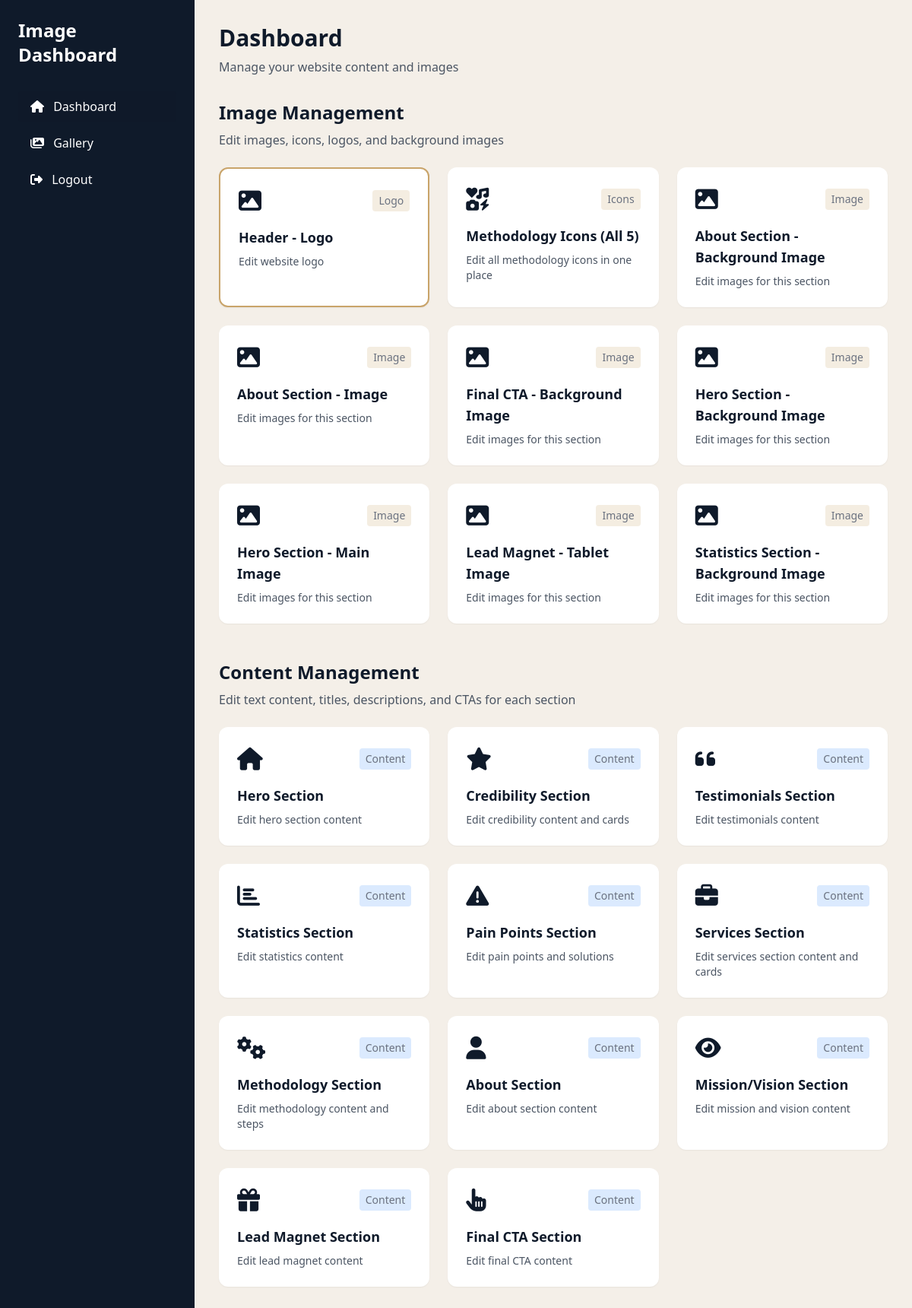
The page /dashboard/ (signed in) on the database its author committed.
### myApp/models.py (models this page shows, shortened)
class SectionImage(models.Model):
    section_name = models.CharField(max_length=100, unique=True, help_text="Internal name for the section (e.g., 'hero_background', 'about_image')")
    display_name = models.CharField(max_length=200, help_text="Display name shown in dashboard")
    image_url = models.URLField(blank=True, null=True, help_text="Image URL")
    image_alt = models.CharField(max_length=200, blank=True, help_text="Alt text for the image")
    icon_url = models.URLField(blank=True, null=True, help_text="Icon URL (if applicable)")
    background_image_url = models.URLField(blank=True, null=True, help_text="Background image URL (if applicable)")
    updated_at = models.DateTimeField(auto_now=True)
    class Meta:
        ordering = ['display_name']
        verbose_name = "Section Image"
        verbose_name_plural = "Section Images"

### myApp/dashboard_views.py (the view)
# urls.py: path('', dashboard_views.dashboard_index, name='index'),
@login_required
def dashboard_index(request):
    sections = SectionImage.objects.exclude(section_name__startswith='methodology_icon_').exclude(section_name='header_logo')
    logo = SectionImage.objects.filter(section_name='header_logo').first()
    return render(request, 'myApp/dashboard/index.html', {
        'sections': sections,
        'logo': logo
    })

### myApp/templates/myApp/dashboard/index.html (shortened to what this page needs)
{% extends "myApp/dashboard/base.html" %}
{% block content %}
<div class="mb-8">
    <h2 class="text-3xl font-bold text-navy mb-2">Dashboard</h2>
    <p class="text-gray-600">Manage your website content and images</p>
</div>
<div class="mb-12">
    <div class="mb-6">
        <h3 class="text-2xl font-bold text-navy mb-2">Image Management</h3>
        <p class="text-gray-600">Edit images, icons, logos, and background images</p>
    </div>
    <div class="grid md:grid-cols-2 lg:grid-cols-3 gap-6">
        {% if logo %}
        <a href="{% url 'dashboard:section_edit' logo.id %}" class="bg-white rounded-xl p-6 shadow-sm hover:shadow-md transition border-2 border-gold">
            <div class="flex items-center justify-between mb-4">
                <i class="fas fa-image text-3xl text-navy"></i>
                <span class="text-sm text-gray-500 bg-gold/20 px-2 py-1 rounded">Logo</span>
            </div>
            <h3 class="text-lg font-semibold text-navy mb-2">{{ logo.display_name }}</h3>
            <p class="text-gray-600 text-sm">Edit website logo</p>
        </a>
        {% endif %}
        <a href="{% url 'dashboard:methodology_icons_edit' %}" class="bg-white rounded-xl p-6 shadow-sm hover:shadow-md transition">
            <div class="flex items-center justify-between mb-4">
                <i class="fas fa-icons text-3xl text-navy"></i>
                <span class="text-sm text-gray-500 bg-gold/20 px-2 py-1 rounded">Icons</span>
            </div>
            <h3 class="text-lg font-semibold text-navy mb-2">Methodology Icons (All 5)</h3>
            <p class="text-gray-600 text-sm">Edit all methodology icons in one place</p>
        </a>
        {% for section in sections %}
        <a href="{% url 'dashboard:section_edit' section.id %}" class="bg-white rounded-xl p-6 shadow-sm hover:shadow-md transition">
            <div class="flex items-center justify-between mb-4">
                <i class="fas fa-image text-3xl text-navy"></i>
                <span class="text-sm text-gray-500 bg-gold/20 px-2 py-1 rounded">Image</span>
            </div>
            <h3 class="text-lg font-semibold text-navy mb-2">{{ section.display_name }}</h3>
            <p class="text-gray-600 text-sm">Edit images for this section</p>
        </a>
        {% endfor %}
    </div>
</div>
<div class="mb-12">
    <div class="mb-6">
        <h3 class="text-2xl font-bold text-navy mb-2">Content Management</h3>
        <p class="text-gray-600">Edit text content, titles, descriptions, and CTAs for each section</p>
    </div>
    <div class="grid md:grid-cols-2 lg:grid-cols-3 gap-6">
        <a href="{% url 'dashboard:hero_edit' %}" class="bg-white rounded-xl p-6 shadow-sm hover:shadow-md transition">
            <div class="flex items-center justify-between mb-4">
                <i class="fas fa-home text-3xl text-navy"></i>
                <span class="text-sm text-gray-500 bg-blue-100 px-2 py-1 rounded">Content</span>
            </div>
            <h3 class="text-lg font-semibold text-navy mb-2">Hero Section</h3>
            <p class="text-gray-600 text-sm">Edit hero section content</p>
        </a>
        <a href="{% url 'dashboard:credibility_edit' %}" class="bg-white rounded-xl p-6 shadow-sm hover:shadow-md transition">
            <div class="flex items-center justify-between mb-4">
                <i class="fas fa-star text-3xl text-navy"></i>
                <span class="text-sm text-gray-500 bg-blue-100 px-2 py-1 rounded">Content</span>
            </div>
            <h3 class="text-lg font-semibold text-navy mb-2">Credibility Section</h3>
            <p class="text-gray-600 text-sm">Edit credibility content and cards</p>
        </a>
        <a href="{% url 'dashboard:testimonials_edit' %}" class="bg-white rounded-xl p-6 shadow-sm hover:shadow-md transition">
            <div class="flex items-center justify-between mb-4">
                <i class="fas fa-quote-left text-3xl text-navy"></i>
                <span class="text-sm text-gray-500 bg-blue-100 px-2 py-1 rounded">Content</span>
            </div>
            <h3 class="text-lg font-semibold text-navy mb-2">Testimonials Section</h3>
            <p class="text-gray-600 text-sm">Edit testimonials content</p>
        </a>
        <a href="{% url 'dashboard:statistics_edit' %}" class="bg-white rounded-xl p-6 shadow-sm hover:shadow-md transition">
            <div class="flex items-center justify-between mb-4">
                <i class="fas fa-chart-bar text-3xl text-navy"></i>
                <span class="text-sm text-gray-500 bg-blue-100 px-2 py-1 rounded">Content</span>
            </div>
            <h3 class="text-lg font-semibold text-navy mb-2">Statistics Section</h3>
            <p class="text-gray-600 text-sm">Edit statistics content</p>
        </a>
        <a href="{% url 'dashboard:pain_points_edit' %}" class="bg-white rounded-xl p-6 shadow-sm hover:shadow-md transition">
            <div class="flex items-center justify-between mb-4">
                <i class="fas fa-exclamation-triangle text-3xl text-navy"></i>
                <span class="text-sm text-gray-500 bg-blue-100 px-2 py-1 rounded">Content</span>
            </div>
            <h3 class="text-lg font-semibold text-navy mb-2">Pain Points Section</h3>
            <p class="text-gray-600 text-sm">Edit pain points and solutions</p>
        </a>
        <a href="{% url 'dashboard:services_edit' %}" class="bg-white rounded-xl p-6 shadow-sm hover:shadow-md transition">
            <div class="flex items-center justify-between mb-4">
                <i class="fas fa-briefcase text-3xl text-navy"></i>
                <span class="text-sm text-gray-500 bg-blue-100 px-2 py-1 rounded">Content</span>
            </div>
            <h3 class="text-lg font-semibold text-navy mb-2">Services Section</h3>
            <p class="text-gray-600 text-sm">Edit services section content and cards</p>
        </a>
        <a href="{% url 'dashboard:methodology_edit' %}" class="bg-white rounded-xl p-6 shadow-sm hover:shadow-md transition">
            <div class="flex items-center justify-between mb-4">
                <i class="fas fa-cogs text-3xl text-navy"></i>
                <span class="text-sm text-gray-500 bg-blue-100 px-2 py-1 rounded">Content</span>
            </div>
            <h3 class="text-lg font-semibold text-navy mb-2">Methodology Section</h3>
            <p class="text-gray-600 text-sm">Edit methodology content and steps</p>
        </a>
        <a href="{% url 'dashboard:about_edit' %}" class="bg-white rounded-xl p-6 shadow-sm hover:shadow-md transition">
            <div class="flex items-center justify-between mb-4">
                <i class="fas fa-user text-3xl text-navy"></i>
                <span class="text-sm text-gray-500 bg-blue-100 px-2 py-1 rounded">Content</span>
            </div>
            <h3 class="text-lg font-semibold text-navy mb-2">About Section</h3>
            <p class="text-gray-600 text-sm">Edit about section content</p>
        </a>
        <a href="{% url 'dashboard:mission_vision_edit' %}" class="bg-white rounded-xl p-6 shadow-sm hover:shadow-md transition">
            <div class="flex items-center justify-between mb-4">
                <i class="fas fa-eye text-3xl text-navy"></i>
                <span class="text-sm text-gray-500 bg-blue-100 px-2 py-1 rounded">Content</span>
            </div>
            <h3 class="text-lg font-semibold text-navy mb-2">Mission/Vision Section</h3>
            <p class="text-gray-600 text-sm">Edit mission and vision content</p>
        </a>
        <a href="{% url 'dashboard:lead_magnet_edit' %}" class="bg-white rounded-xl p-6 shadow-sm hover:shadow-md transition">
            <div class="flex items-center justify-between mb-4">
                <i class="fas fa-gift text-3xl text-navy"></i>
                <span class="text-sm text-gray-500 bg-blue-100 px-2 py-1 rounded">Content</span>
            </div>
            <h3 class="text-lg font-semibold text-navy mb-2">Lead Magnet Section</h3>
            <p class="text-gray-600 text-sm">Edit lead magnet content</p>
        </a>
        <a href="{% url 'dashboard:final_cta_edit' %}" class="bg-white rounded-xl p-6 shadow-sm hover:shadow-md transition">
            <div class="flex items-center justify-between mb-4">
                <i class="fas fa-hand-pointer text-3xl text-navy"></i>
                <span class="text-sm text-gray-500 bg-blue-100 px-2 py-1 rounded">Content</span>
            </div>
            <h3 class="text-lg font-semibold text-navy mb-2">Final CTA Section</h3>
            <p class="text-gray-600 text-sm">Edit final CTA content</p>
        </a>
    </div>
</div>
{% endblock %}

### rows shown on the page
SectionImage: display_name "Header - Logo"
SectionImage: display_name "About Section - Background Image"
SectionImage: display_name "About Section - Image"
SectionImage: display_name "Final CTA - Background Image"
SectionImage: display_name "Hero Section - Background Image"
SectionImage: display_name "Hero Section - Main Image"
SectionImage: display_name "Lead Magnet - Tablet Image"
SectionImage: display_name "Statistics Section - Background Image"
